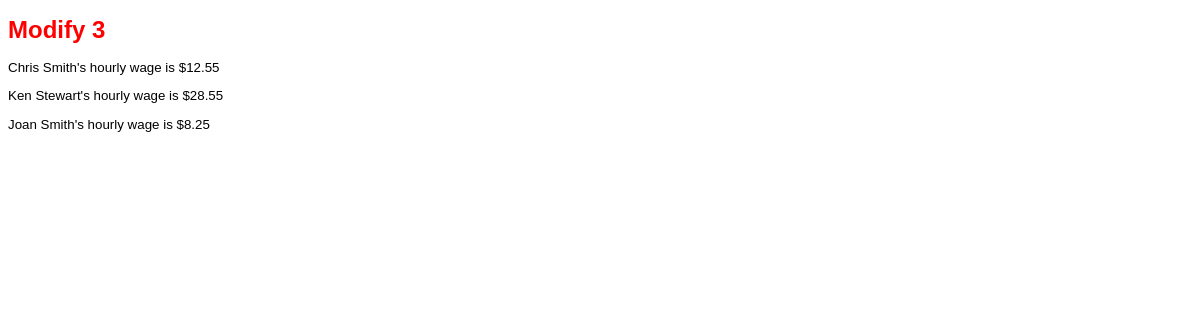
The app's page /asgn04-Robinson/asgn04-mysql-files/modify3.php with its own data.
### tables this page shows
CREATE TABLE personnel (
  empID int NOT NULL,
  firstName varchar(64) NOT NULL,
  lastName varchar(64) NOT NULL,
  jobTitle varchar(64) NOT NULL,
  hourlyWage float NOT NULL,
  PRIMARY KEY (empID),
  UNIQUE KEY empID (empID)
 );

### asgn04-Robinson/asgn04-mysql-files/modify3.php (the view, shortened to what this page needs)
<!DOCTYPE html>
<html>
<head>
	<link rel ="stylesheet" type="text/css" href="sample.css">
</head>
<body>
	<h1>Modify 3 </h1>
<?php
$server = "localhost";
$user = "wbip";
$pw = "wbip123";
$db = "test";
$connect=mysqli_connect($server, $user, $pw, $db);
if( !$connect)
{
	die("ERROR: Cannot connect to database $db on server $server
	using user name $user (".mysqli_connect_errno().
	", ".mysqli_connect_error().")");
}
else
{
	$userQuery = "SELECT firstName, lastName, hourlyWage FROM personnel WHERE lastName LIKE 'S%'";
	$result = mysqli_query($connect, $userQuery);
	if (mysqli_num_rows($result) == 0)
	{
		print("No records found with query $userQuery");
	}
	else
	{
		 while ($row = mysqli_fetch_assoc($result))
		{
			print (	"<p>".$row['firstName']." ".$row['lastName']."'s hourly wage is $".
			number_format($row['hourlyWage'], 2)."</p>");
		}
	}
}
?>
</body>
</html>

### asgn04-Robinson/asgn04-mysql-files/sample.css (style rules this page uses)
body { background: white }
h1 { font-family: Arial, Helvetica, Sans-serif; font-size:18pt; color:red; font-weight:bold; }
p { font-family: Arial, Helvetica, Sans-serif; font-size:10pt; color:black; }

### records on screen
personnel: firstName "Chris", lastName "Smith", hourlyWage "12.55"
personnel: firstName "Ken", lastName "Stewart", hourlyWage "28.55"
personnel: firstName "Joan", lastName "Smith", hourlyWage "8.25"
